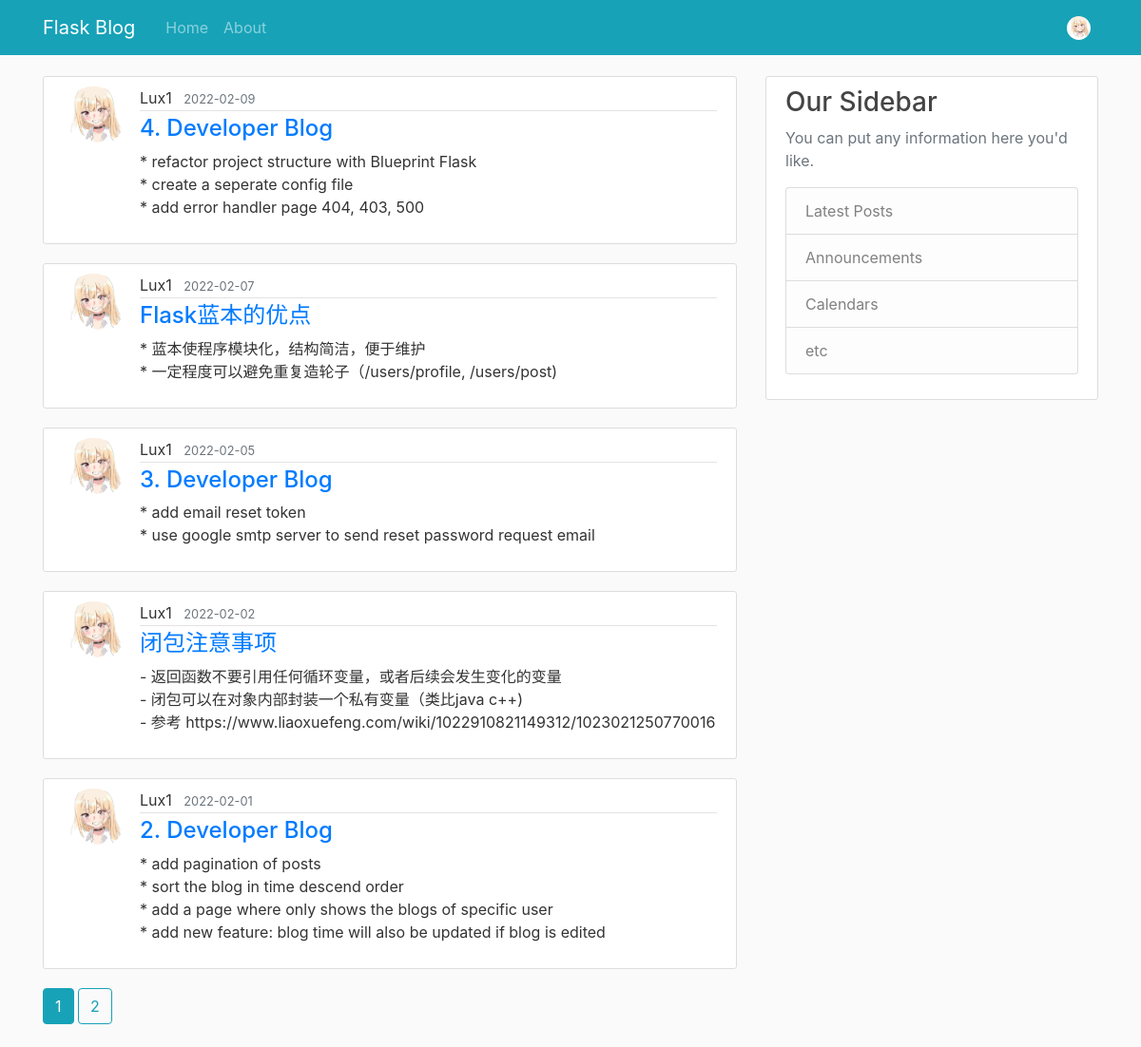
Screenshot of /home/Lux1 (signed in) with the database file from the repository.
### flaskblog/models.py (models this page shows, shortened)
class User(db.Model, UserMixin):
    id = db.Column(db.Integer, primary_key=True)
    username = db.Column(db.String(20), unique=True, nullable=False)
    email = db.Column(db.String(120), unique=True, nullable=False)
    image_file = db.Column(db.String(20), nullable=False, default='default.png')
    password = db.Column(db.String(60), nullable=False)
    posts = db.relationship('Post', backref='author', lazy=True)

class Post(db.Model):
    id = db.Column(db.Integer, primary_key=True)
    title = db.Column(db.String(100), nullable=False)
    date_posted = db.Column(db.DateTime, nullable=False, default=datetime.utcnow)
    content = db.Column(db.Text, nullable=False)
    user_id = db.Column(db.Integer, db.ForeignKey('user.id'), nullable=False)

### flaskblog/users/routes.py (the view)
@users.route('/home/<string:username>')
def user_post(username):
    page = request.args.get('page', 1, type=int)
    user = User.query.filter_by(username=username).first_or_404()
    posts = Post.query.filter_by(author=user)\
        .order_by(Post.date_posted.desc()).paginate(page=page, per_page=5)
    return render_template('user_posts.html', posts=posts, user=user)

### flaskblog/models.py (called while the page is built)
@login_manager.user_loader
def load_user(user_id):
    return User.query.get(int(user_id))

### flaskblog/templates/user_posts.html (shortened to what this page needs)
{% extends "template.html" %}
{% block content %}
    {% for post in posts.items %}
        <article class="media content-section">
            {% if post.author.image_file != 'default.png' %}
                <img class="rounded-circle article-img" src="{{url_for('static', filename='profile_img/' + post.author.id|string + '/' + post.author.image_file)}}">
            {% else %}
                <img class="rounded-circle article-img" src="{{'static\\profile_img\\default.png'}}">
            {% endif %}
            <div class="media-body">
                <div class="article-metadata">
                    <span class="mr-2">{{post.author.username}}</span>
                    <small class="text-muted">{{post.date_posted.strftime('%Y-%m-%d')}}</small>
                </div>
                <h4 class="article-title" ><a href='{{url_for('posts.post', post_id=post.id)}}'>{{post.title}}</a></h2>
                <p class="article-content">{{post.content}}</p>
            </div>
        </article>
    {% endfor %}
    {% for page_num in posts.iter_pages(left_edge=1, right_edge=1, left_current=1, right_current=2) %}
        {% if page_num %}
            {% if posts.page == page_num %}
                <a class="btn btn-info mb-4" href="{{url_for('users.user_post', username=user.username, page=page_num)}}">{{page_num}}</a>
            {% else %}
                <a class="btn btn-outline-info mb-4" href="{{url_for('users.user_post', username=user.username, page=page_num)}}">{{page_num}}</a>
            {% endif %}
        {% else %}
            ...
        {% endif %}
    {% endfor %}
{% endblock content %}

### flaskblog/templates/template.html (shortened to what this page needs)
<!DOCTYPE html>
<html>
    <head>
        <link rel="stylesheet" href="https://maxcdn.bootstrapcdn.com/bootstrap/4.0.0/css/bootstrap.min.css">
        <link rel="stylesheet" type="text/css" href="{{ url_for('static', filename='main.css') }}">
    </head>
    <body>
            <nav class="navbar navbar-expand-md navbar-dark bg-info fixed-top">
              <div class="container">
                <a class="navbar-brand mr-4" href="/">Flask Blog</a>
                <div class="collapse navbar-collapse" id="navbarToggle">
                  <div class="navbar-nav mr-auto">
                    <a class="nav-item nav-link" href="{{url_for('main.home')}}">Home</a>
                    <a class="nav-item nav-link" href="{{url_for('main.about')}}">About</a>
                  </div>
                  <div class="navbar-nav">
                    {% if current_user.is_authenticated %}
                      <li class="nav-item dropdown nav-user">
                        <a class="nav-link nav-user-img " href="#" data-toggle="dropdown" aria-haspopup="true" aria-expanded="false" id="Userdropdownmenu">
                          {% if current_user.image_file != 'default.png' %}
                            <img class="rounded-circle" src="{{url_for('static', filename='profile_img/' + current_user.id|string + '/' + current_user.image_file)}}" height="25"  width="25" alt="Avatar">
                          {% else %}
                            <img class="rounded-circle" src="{{'static\\profile_img\\default.png'}}" height="25" alt="Avatar">
                          {% endif %}
                        </a>
                      </li>
                    {% else %}
                      <a class="nav-item nav-link" href="{{url_for('users.login')}}">Login</a>
                      <a class="nav-item nav-link" href="{{url_for('users.register')}}">Register</a>
                    {% endif %}
                  </div>
                </div>
              </div>
            </nav>
        <main role="main" class="container">
            <div class="row">
                <div class="col-md-8">
                    {% block content %}{% endblock %}
                </div>
                <div class="col-md-4">
                  <div class="content-section">
                    <h3>Our Sidebar</h3>
                    <p class='text-muted'>You can put any information here you'd like.
                      <ul class="list-group">
                        <li class="list-group-item list-group-item-light">Latest Posts</li>
                        <li class="list-group-item list-group-item-light">Announcements</li>
                        <li class="list-group-item list-group-item-light">Calendars</li>
                        <li class="list-group-item list-group-item-light">etc</li>
                      </ul>
                    </p>
                  </div>
                </div>
            </div>
        </main>
    </body>
</html>

### flaskblog/static/main.css (style rules this page uses)
body { background: #fafafa; color: #333333; margin-top: 5rem; }
h1, h2, h3, h4, h5, h6 { color: #444444; }
.content-section { background: #ffffff; padding: 10px 20px; border: 1px solid #dddddd; border-radius: 3px; margin-bottom: 20px; }
.article-title { color: #444444; }
.article-content { white-space: pre-line; }
.article-img { height: 65px; width: 65px; margin-right: 16px; }
.article-metadata { padding-bottom: 1px; margin-bottom: 4px; border-bottom: 1px solid #e3e3e3 }

### rows the page displays
User: id+image_file (picture)
Post: image_file (picture), author.username "Lux1", date_posted "2022-02-09", title "4. Developer Blog", content "* refactor project structure with Blueprint Flask * create a seperate config file * add error handler page 404, 403, 500"
Post: image_file (picture), author.username "Lux1", date_posted "2022-02-07", title "Flask蓝本的优点", content "* 蓝本使程序模块化，结构简洁，便于维护 * 一定程度可以避免重复造轮子（/users/profile, /users/post)"
Post: image_file (picture), author.username "Lux1", date_posted "2022-02-05", title "3. Developer Blog", content "* add email reset token * use google smtp server to send reset password request email"
Post: image_file (picture), author.username "Lux1", date_posted "2022-02-02", title "闭包注意事项", content "- 返回函数不要引用任何循环变量，或者后续会发生变化的变量 - 闭包可以在对象内部封装一个私有变量（类比java c++) - 参考 https://www.liaoxuefeng.com/wiki/1022910821149312/1023021250770016"
Post: image_file (picture), author.username "Lux1", date_posted "2022-02-01", title "2. Developer Blog", content "* add pagination of posts * sort the blog in time descend order * add a page where only shows the blogs of specific user * add new feature: blog time will also be updated if blog is edited"

### other values shown
{{ page_num }} "1"
{{ page_num }} "2"
